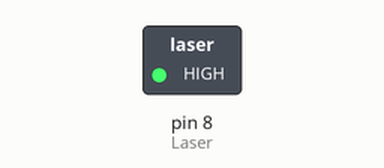
Simulated run of this sketch. Board: Arduino Uno, built with avr-gcc and run on an emulated ATmega328P. Parts: switched loads named in the sketch (green lamp = pin HIGH). Dashed ring = blinking.

Above: at 0.5 s.
Timing chart, 0 to 4.6 s (numbered marks = the images above):
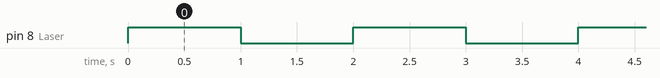

The sketch:

Laser_emit.ino
```cpp
/*
 * Author: SMRAZA KEEN
 * Date:2016/07/21
 * IDE V1.6.9
 * Address:http://www.amazon.com/shops/smraza
 * Function:
 */
const int Laser=8;
void setup()
{
  pinMode(Laser,OUTPUT);
}
void loop()
{
  digitalWrite(Laser,HIGH);
  delay(1000);
  digitalWrite(Laser,LOW);
  delay(1000);
}
```

Measured:
- by itself, pin 8 (Laser): alternates HIGH for 1.0 s and LOW for 1.0 s
